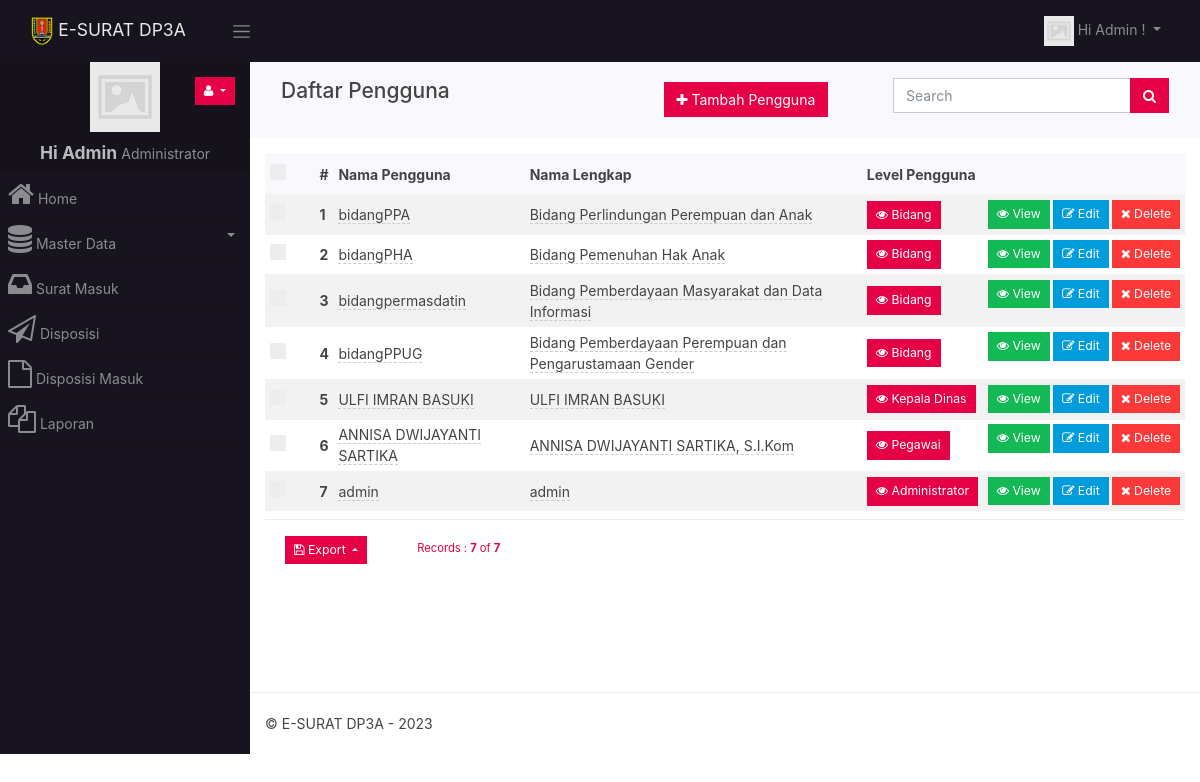
Page /user (signed in) on the committed database.
### tables this page shows
CREATE TABLE `user` (
  `id_user` int(11) NOT NULL,
  `username` varchar(25) NOT NULL,
  `password` varchar(255) DEFAULT NULL,
  `nama_pengguna` varchar(255) DEFAULT NULL,
  `email` varchar(50) NOT NULL,
  `photo` varchar(250) NOT NULL,
  `login_session_key` varchar(255) DEFAULT NULL,
  `email_status` varchar(255) DEFAULT NULL,
  `password_expire_date` datetime DEFAULT '2023-09-10 00:00:00',
  `password_reset_key` varchar(255) DEFAULT NULL,
  `user_role_id` int(11) NOT NULL,
  `alamat` text NOT NULL,
  `telepon` varchar(30) NOT NULL
);

CREATE TABLE `roles` (
  `role_id` int(11) NOT NULL,
  `role_name` varchar(255) NOT NULL
);

### app/views/partials/user/list.php (the view, shortened to what the rows shown need)
<?php
$can_edit = ACL::is_allowed("user/edit");
$can_view = ACL::is_allowed("user/view");
$can_delete = ACL::is_allowed("user/delete");
?>
<?php
$page_element_id = "list-page-" . random_str();
$current_page = $this->set_current_page_link();
$view_data = $this->view_data;
$records = $view_data->records;
?>
<section class="page" id="<?php echo $page_element_id; ?>" data-page-type="list"  data-display-type="table" data-page-url="<?php print_link($current_page); ?>">
        <div  class="">
            <div class="container-fluid">
                <div class="row ">
                    <div class="col-md-12 comp-grid">
                        <div  class=" animated fadeIn page-content">
                            <div id="user-list-records">
                                <div id="page-report-body" class="table-responsive">
                                    <table class="table  table-striped table-sm text-left">
                                        <thead class="table-header bg-light">
                                            <tr>
                                                <?php if($can_delete){ ?>
                                                <th class="td-checkbox">
                                                    <label class="custom-control custom-checkbox custom-control-inline">
                                                    </label>
                                                </th>
                                                <?php } ?>
                                                <th class="td-sno">#</th>
                                                <th  class="td-username"> Nama Pengguna</th>
                                                <th  class="td-nama_pengguna"> Nama Lengkap</th>
                                                <th  class="td-user_role_id"> Level Pengguna</th>
                                                <th class="td-btn"></th>
                                            </tr>
                                        </thead>
                                        <?php
                                        if(!empty($records)){
                                        ?>
                                        <tbody class="page-data" id="page-data-<?php echo $page_element_id; ?>">
                                            <?php
                                            $counter = 0;
                                            foreach($records as $data){
                                            $rec_id = (!empty($data['id_user']) ? urlencode($data['id_user']) : null);
                                            $counter++;
                                            ?>
                                            <tr>
                                                <?php if($can_delete){ ?>
                                                <th class=" td-checkbox">
                                                    <label class="custom-control custom-checkbox custom-control-inline">
                                                        </label>
                                                    </th>
                                                    <?php } ?>
                                                    <th class="td-sno"><?php echo $counter; ?></th>
                                                    <td class="td-username">
                                                        <span <?php if($can_edit){ ?> data-value="<?php echo $data['username']; ?>"
                                                            data-pk="<?php echo $data['id_user'] ?>"
                                                            data-url="<?php print_link("user/editfield/" . urlencode($data['id_user'])); ?>"
                                                            data-name="username"
                                                            data-title="Masukkan Nama Pengguna"
                                                            data-placement="left"
                                                            data-toggle="click"
                                                            data-type="text"
                                                            data-mode="popover"
                                                            data-showbuttons="left"
                                                            class="is-editable" <?php } ?>>
                                                            <?php echo $data['username']; ?>
                                                        </span>
                                                    </td>
                                                    <td class="td-nama_pengguna">
                                                        <span <?php if($can_edit){ ?> data-value="<?php echo $data['nama_pengguna']; ?>"
                                                            data-pk="<?php echo $data['id_user'] ?>"
                                                            data-url="<?php print_link("user/editfield/" . urlencode($data['id_user'])); ?>"
                                                            data-name="nama_pengguna"
                                                            data-title="Masukkan Nama Lengkap"
                                                            data-placement="left"
                                                            data-toggle="click"
                                                            data-type="text"
                                                            data-mode="popover"
                                                            data-showbuttons="left"
                                                            class="is-editable" <?php } ?>>
                                                            <?php echo $data['nama_pengguna']; ?>
                                                        </span>
                                                    </td>
                                                    <td class="td-user_role_id">
                                                        <a size="sm" class="btn btn-sm btn-primary page-modal" href="<?php print_link("roles/view/" . urlencode($data['user_role_id'])) ?>">
                                                            <i class="fa fa-eye"></i> <?php echo $data['roles_role_name'] ?>
                                                        </a>
                                                    </td>
                                                    <th class="td-btn">
                                                        <?php if($can_view){ ?>
                                                        <a class="btn btn-sm btn-success has-tooltip" title="View Record" href="<?php print_link("user/view/$rec_id"); ?>">
                                                            <i class="fa fa-eye"></i> View
                                                        </a>
                                                        <?php } ?>
                                                        <?php if($can_edit){ ?>
                                                        <a class="btn btn-sm btn-info has-tooltip" title="Edit This Record" href="<?php print_link("user/edit/$rec_id"); ?>">
                                                            <i class="fa fa-edit"></i> Edit
                                                        </a>
                                                        <?php } ?>
                                                        <?php if($can_delete){ ?>
                                                        <a class="btn btn-sm btn-danger has-tooltip record-delete-btn" title="Delete this record" href="" data-prompt-msg="Apakah Anda yakin ingin menghapus data ini ?" data-display-style="modal">
                                                            <i class="fa fa-times"></i>
                                                            Delete
                                                        </a>
                                                        <?php } ?>
                                                    </th>
                                                </tr>
                                                <?php
                                                }
                                                ?>
                                            </tbody>
                                            <?php
                                            }
                                            ?>
                                        </table>
                                    </div>
                                                    </div>
                                                </div>
                                            </div>
                                        </div>
                                    </div>
                                </div>
                            </section>

### rows in the picture
user: username "bidangPPA", nama_pengguna "Bidang Perlindungan Perempuan dan Anak", roles.role_name "Bidang"
user: username "bidangPHA", nama_pengguna "Bidang Pemenuhan Hak Anak", roles.role_name "Bidang"
user: username "bidangpermasdatin", nama_pengguna "Bidang Pemberdayaan Masyarakat dan Data Informasi", roles.role_name "Bidang"
user: username "bidangPPUG", nama_pengguna "Bidang Pemberdayaan Perempuan dan Pengarustamaan Gender", roles.role_name "Bidang"
user: username "ULFI IMRAN BASUKI", nama_pengguna "ULFI IMRAN BASUKI", roles.role_name "Kepala Dinas"
user: username "ANNISA DWIJAYANTI SARTIKA", nama_pengguna "ANNISA DWIJAYANTI SARTIKA, S.I.Kom", roles.role_name "Pegawai"
user: username "admin", nama_pengguna "admin", roles.role_name "Administrator"

### other values in the picture
SITE_NAME "E-SURAT DP3A"
USER_NAME "Admin"
ACL::$user_role "Administrator"
$menuobj['label'] "Home"
$menuobj['label'] "Master Data"
$menuobj['label'] "Surat Masuk"
$menuobj['label'] "Disposisi"
$menuobj['label'] "Disposisi Masuk"
$menuobj['label'] "Laporan"
$record_position "7"
$this->total_records "7"
